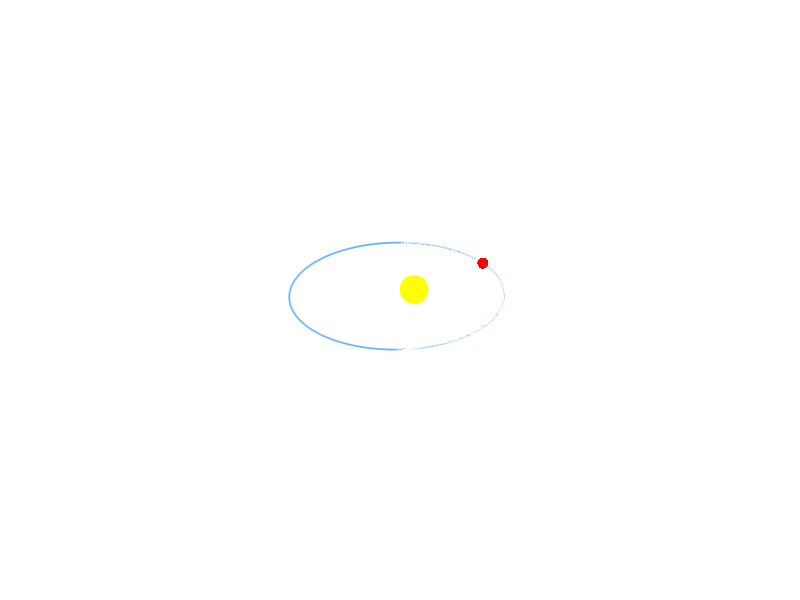

MATLAB code for this plot:
%% Single-planet smooth elliptical orbit (MATLAB / Octave)
clear; close all; clc;

% --- Constants ---
G      = 6.67430e-11;       % m^3 kg^-1 s^-2
M_sun  = 1.989e30;          % kg

% --- Orbital parameters (change 'e' to 0.0167 for Earth-like) ---
a = 1.496e11;   % semi-major axis (1 AU) [m]
e = 0.2;        % eccentricity (0.2 visible ellipse; set 0.0167 for Earth)

% initial position at perihelion and correct initial velocity (vis-viva)
r0 = [ a*(1 - e); 0; 0 ];                          % perihelion
v0y = sqrt( G*M_sun * ( 2 / norm(r0) - 1 / a ) ); % speed from vis-viva
v0 = [0; v0y; 0];                                  % perpendicular to r

Y0 = [r0; v0];   % state: [x;y;z; vx;vy;vz]

% orbital period (Kepler)
T_orbit = 2*pi*sqrt(a^3 / (G*M_sun));
fprintf('Orbital period = %.2f days\n', T_orbit/86400);

% --- Solve (let solver choose internal steps for accuracy) ---
opts = odeset('RelTol',1e-9,'AbsTol',1e-12);
odefun = @(t,y) [ y(4:6); -G*M_sun * y(1:3) / norm(y(1:3))^3 ];
[t_sol, Y_sol] = ode45(odefun, [0 T_orbit], Y0, opts);

% --- Interpolate to uniform time grid for smooth animation ---
nFrames = 1200;                           % increase for smoother animation
t_anim = linspace(0, T_orbit, nFrames);
Y_anim = interp1(t_sol, Y_sol, t_anim);  % returns (nFrames x 6)

x = Y_anim(:,1); y = Y_anim(:,2); z = Y_anim(:,3);

% --- Plot setup ---
fig = figure('Color','k');
ax = axes('Parent',fig);
hold(ax,'on');
plot3(ax, 0,0,0, 'yo', 'MarkerSize', 20, 'MarkerFaceColor', 'y'); % Sun

h_planet = plot3(ax, x(1), y(1), z(1), 'o', 'MarkerSize', 8, ...
                 'MarkerFaceColor', 'r', 'MarkerEdgeColor','none');
h_trail  = plot3(ax, x(1), y(1), z(1), '-', 'LineWidth', 1.2, 'Color', [0.2 0.6 1]);

axis(ax,'equal');
maxR = max( sqrt(x.^2 + y.^2 + z.^2) );
axis(ax, [-1 1 -1 1 -1 1]*maxR*1.2);
grid(ax,'on');
view(ax,3);
xlabel(ax,'x [m]','Color','w'); ylabel(ax,'y [m]','Color','w'); zlabel(ax,'z [m]','Color','w');
set(ax,'Color',[0 0 0],'XColor','w','YColor','w','ZColor','w');

% --- Animation ---
frame_skip = 1;          % show every frame; increase to skip for speed
for k = 1:frame_skip:nFrames
    set(h_planet, 'XData', x(k), 'YData', y(k), 'ZData', z(k));
    set(h_trail,  'XData', x(1:k), 'YData', y(1:k), 'ZData', z(1:k));
    title(ax, sprintf('t = %.2f days', t_anim(k)/86400), 'Color','w');
    drawnow;            % in Octave use drawnow; in MATLAB you can use drawnow limitrate if desired
end
